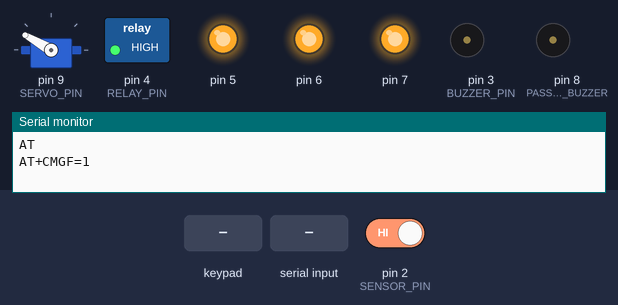
A sketch run on a simulated Arduino Uno, built with avr-gcc and run on an emulated ATmega328P. Shown: servo, switched loads named in the sketch (green lamp = pin HIGH), output pins drawn as LEDs (lit = HIGH), buzzer (waves = sounding, pin HIGH), the last lines printed to the serial monitor. The inputs (shaded band) are chosen by the test bench; at power-on: pin 2 (SENSOR_PIN) HIGH.

Above: at 4.2 s.
4.3 s: key 'D' pressed
At 4.44 s:
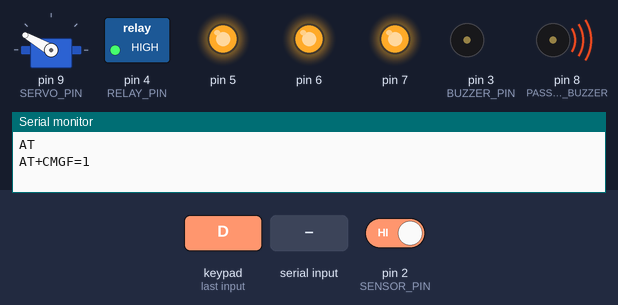
7.3 s: keypad keys 0 1 2 3 D pressed 0.4 s apart
At 10.1 s:
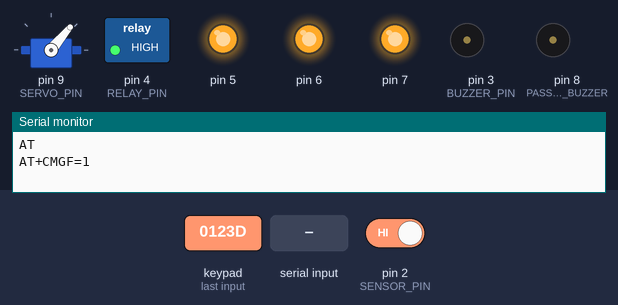
10.8 s: pin 2 (SENSOR_PIN) driven LOW
At 11.1 s:
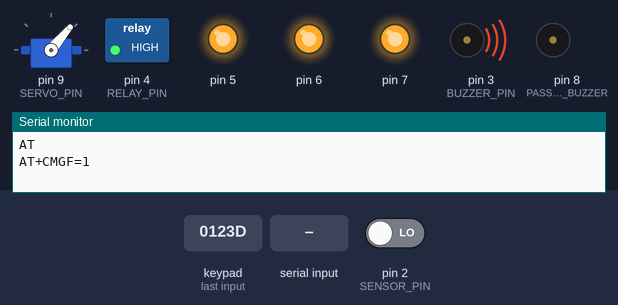
13.8 s: "5" received over the second serial link
At 14.7 s:
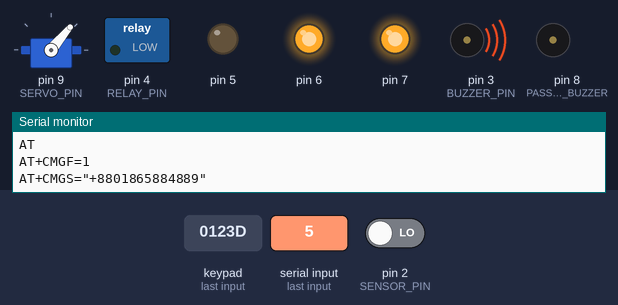
Timing chart, 0 to 16.3 s (numbered marks = the images above; inputs shaded):
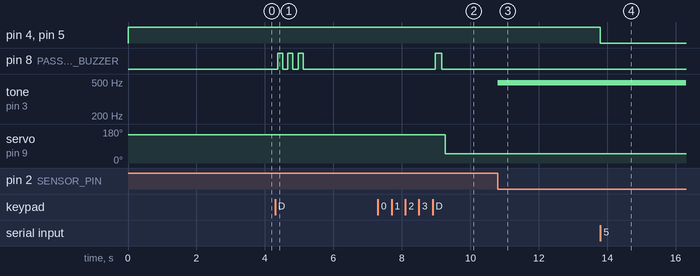

Measured:
- after the input at 4.3 s, pin 8 (PASSWORD_BUZZER): alternates HIGH for 0.15 s and LOW for 0.15 s, 6 changes in all, then stays LOW, starting after 0.07 s
- after the input at 7.3 s, pin 8 (PASSWORD_BUZZER): LOW → HIGH after 1.7 s, → LOW 0.20 s later; servo on pin 9 (SERVO_PIN): 150° → 50° after 2.0 s
- after the input at 10.8 s, tone on pin 3 (BUZZER_PIN): silent → 490 Hz at once
- after the input at 13.8 s, pin 5: HIGH → LOW at once

The sketch:

smart_home.ino
```cpp
#include <Arduino.h>
#include <Wire.h>
#include <SoftwareSerial.h>
#include <Servo.h>
#include <Keypad.h>
#include <Password.h>

#define SENSOR_PIN 2
#define BUZZER_PIN 3
#define RELAY_PIN 4
#define SPRINKLER_START_DELAY 3000
#define SPRINKLER_ON_TIME 5000

#define PASSWORD_BUZZER 8
#define SERVO_PIN 9

SoftwareSerial Bluetooth(10, 11);
Servo myServo;
Servo doorServo;

char Data;
unsigned long previousTime = millis();
bool alertSent = false;

#define sim800l Serial

Password password = Password("0123");
byte maxPasswordLength = 6;
byte currentPasswordLength = 0;
bool value = true;

const byte ROWS = 4;
const byte COLS = 4;

char keys[ROWS][COLS] = {
  {'D', 'C', 'B', 'A'},
  {'#', '9', '6', '3'},
  {'0', '8', '5', '2'},
  {'*', '7', '4', '1'},
};

byte rowPins[ROWS] = {A0, A1, A2, A3};
byte colPins[COLS] = {A4, A5, 12, 13};

Keypad keypad = Keypad(makeKeymap(keys), rowPins, colPins, ROWS, COLS);

void setup() {
  Bluetooth.begin(9600);
  Serial.begin(9600);

  myServo.attach(SERVO_PIN);

  myServo.write(150);


  pinMode(5, OUTPUT);
  pinMode(6, OUTPUT);
  pinMode(7, OUTPUT);
  digitalWrite(5, HIGH);
  digitalWrite(6, HIGH);
  digitalWrite(7, HIGH);

  pinMode(RELAY_PIN, OUTPUT);
  pinMode(SENSOR_PIN, INPUT);
  pinMode(BUZZER_PIN, OUTPUT);
  pinMode(PASSWORD_BUZZER, OUTPUT);

  digitalWrite(RELAY_PIN, HIGH);
  analogWrite(BUZZER_PIN, 0);

  sim800l.begin(9600);
  delay(1000);
  sim800l.println("AT");
  delay(1000);
  sim800l.println("AT+CMGF=1");
  delay(1000);
}

void loop() {
  handleBluetooth();
  handleFireSensor();
  handleKeypad();
}

void handleBluetooth() {
  if (Bluetooth.available()) {
    Data = Bluetooth.read();

    if (Data == '5') digitalWrite(5, LOW);
    if (Data == '1') digitalWrite(5, HIGH);

    if (Data == '6') digitalWrite(6, LOW);
    if (Data == '2') digitalWrite(6, HIGH);

    if (Data == '7') digitalWrite(7, LOW);
    if (Data == '3') digitalWrite(7, HIGH);

    if (Data == '9') {
      digitalWrite(5, LOW);
      digitalWrite(6, LOW);
      digitalWrite(7, LOW);
    }

    if (Data == '0') {
      digitalWrite(5, HIGH);
      digitalWrite(6, HIGH);
      digitalWrite(7, HIGH);
    }

    if (Data == 'a') myServo.write(50);
    if (Data == 'b') myServo.write(150);
  }
}
void handleFireSensor() {
  int sensorValue = digitalRead(SENSOR_PIN);

  if (sensorValue == LOW) {
    analogWrite(BUZZER_PIN, 50);

    if (millis() - previousTime > SPRINKLER_START_DELAY) {

      digitalWrite(RELAY_PIN, LOW);


      if (!alertSent) {
        sendSMS("+8801865884889", "🔥 Fire detected! Sprinkler activated. Please respond immediately.");
        delay(1000);
        makeCall("+8801865884889");
        alertSent = true;
      }

      delay(SPRINKLER_ON_TIME);
    }
  } else {
    analogWrite(BUZZER_PIN, 0);
    digitalWrite(RELAY_PIN, HIGH);
    previousTime = millis();
    alertSent = false;
  }
}


void handleKeypad() {
  char key = keypad.getKey();

  if (key != NO_KEY) {
    delay(60);
    if (key == 'C') {
      resetPassword();
    } else if (key == 'D') {
      if (value) {
        doorlocked();
        value = false;
      } else {
        dooropen();
        value = true;
      }
    } else {
      processNumberKey(key);
    }
  }
}

void processNumberKey(char key) {
  currentPasswordLength++;
  password.append(key);

  if (currentPasswordLength == maxPasswordLength) {
    if (value) {
      dooropen();
      value = false;
    } else {
      doorlocked();
      value = true;
    }
  }
}

void dooropen() {
  if (password.evaluate()) {
    correctBeep();
    myServo.write(50);
  } else {
    wrongBeep();
  }
  resetPassword();
}

void doorlocked() {
  if (password.evaluate()) {
    correctBeep();
    myServo.write(150);
  } else {
    wrongBeep();
  }
  resetPassword();
}

void resetPassword() {
  password.reset();
  currentPasswordLength = 0;
}

void correctBeep() {
  digitalWrite(PASSWORD_BUZZER, HIGH);
  delay(200);
  digitalWrite(PASSWORD_BUZZER, LOW);
  delay(100);
}

void wrongBeep() {
  for (int i = 0; i < 3; i++) {
    digitalWrite(PASSWORD_BUZZER, HIGH);
    delay(150);
    digitalWrite(PASSWORD_BUZZER, LOW);
    delay(150);
  }
}

void sendSMS(String number, String message) {
  sim800l.print("AT+CMGS=\"");
  sim800l.print(number);
  sim800l.println("\"");
  delay(1000);
  sim800l.print(message);
  delay(500);
  sim800l.write(26);
  delay(5000);
}

void makeCall(String number) {
  sim800l.print("ATD");
  sim800l.print(number);
  sim800l.println(";");
  delay(20000);
  sim800l.println("ATH");
}
```
